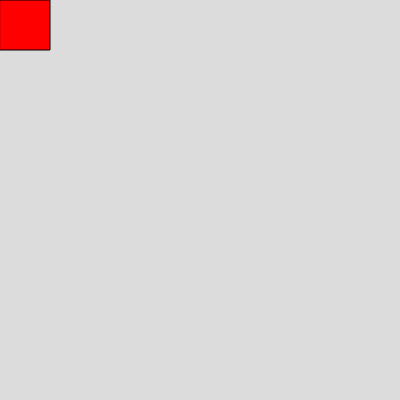
Frame 1 (no input)
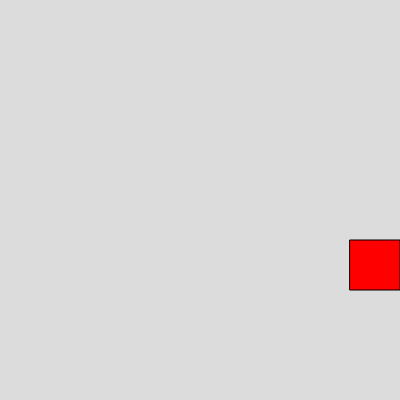
Frame 60 (no input)
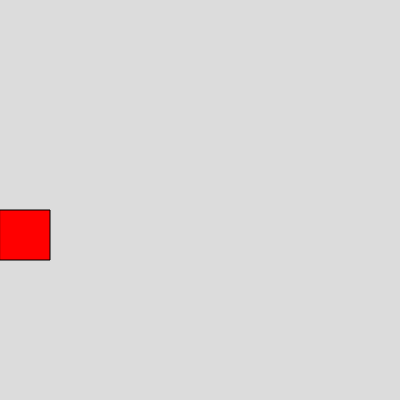
Frame 120 (the mouse pressed at the canvas centre since frame 60)

The p5.js sketch that drew these frames (run headless with seeded random() and noise() and a simulated clock; from frame 60 on, the mouse is pressed at the canvas centre):

// p5.js sketch
// ── sketch.js
// Square moving around the screen
//Sep 19, 2024

let x = 0;
let y = 0;
let size = 50;
let speed = 10;

function setup() {
  createCanvas(400, 400);
}

function draw() {
  background(220);
  fill("red")
  square(x, y, size)
  if (x <= 0  && y <= height - size && y != 0 ){
    y -= speed
  }
  
  if (x > 0  && y >= height - size){
    x -= speed
  }
  
  if (x >= width - size  && y < height - size){
    y += speed
  }
  
  if (x < width - size  && y <= 0){
    x += speed
  }

}
